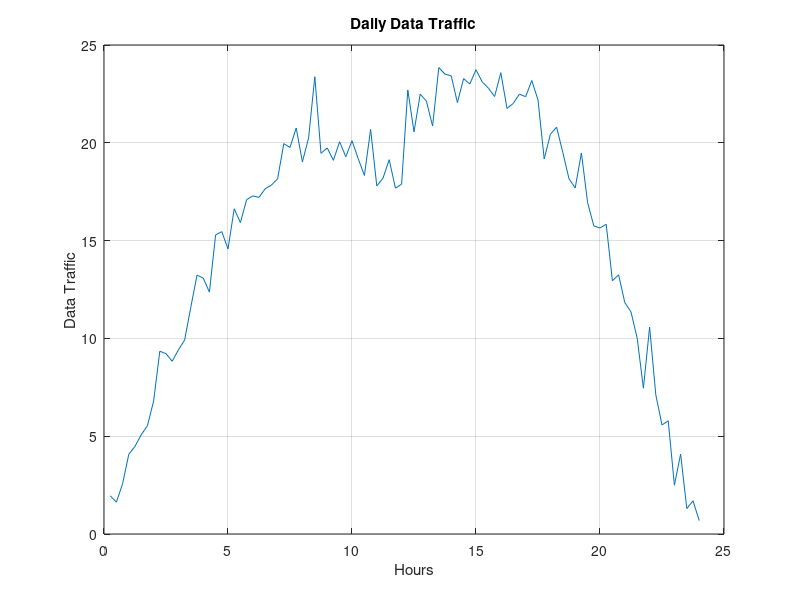

The MATLAB source for this figure:
close all
clear all
clc

SCALING = 20;
VALUES_PER_HOUR=4;
STEP = 1/VALUES_PER_HOUR;
baseline=0;
NOISE = randn (VALUES_PER_HOUR*24,1);
time1=STEP:STEP:12;
time2=(12+STEP):STEP:24;
time= [time1 time2];
s1=cos((time1 / 12 * 2 * pi / 3)-pi/2)*SCALING + baseline;
s2=sin(((time2-12) / 12 * 2 * pi / 3) + pi/3)*SCALING*1.2 + baseline;
BASESIGNAL= [s1 s2];
BASESIGNAL=BASESIGNAL';
FINALSIGNAL= BASESIGNAL+NOISE;
figure (1)
plot (time,FINALSIGNAL)
title ('Daily Data Traffic');
xlabel ('Hours')
ylabel ('Data Traffic')
grid on;